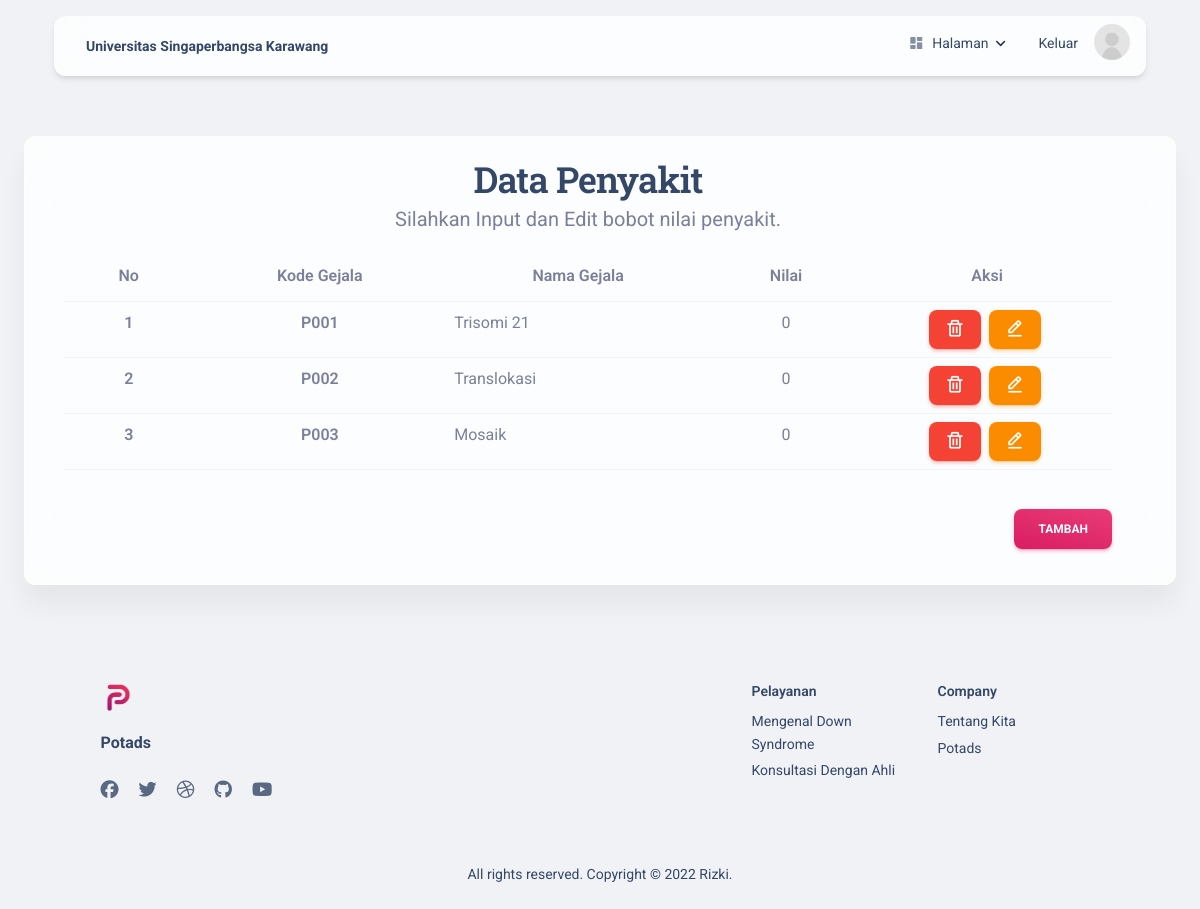
Screenshot of /pages/adminpenyakit.php (signed in) with the database file from the repository.
### tables this page shows
CREATE TABLE `penyakit` (
  `kode_penyakit` varchar(50) NOT NULL,
  `nama_penyakit` varchar(100) NOT NULL,
  `nilai` float NOT NULL
);

### pages/adminpenyakit.php (the view, shortened to what this page needs)
<!DOCTYPE html>
<html lang="en" itemscope itemtype="http://schema.org/WebPage">
<head>
  <link href="../assets/css/nucleo-icons.css" rel="stylesheet" />
  <link href="../assets/css/nucleo-svg.css" rel="stylesheet" />
  <link href='https://unpkg.com/boxicons@2.1.2/css/boxicons.min.css' rel='stylesheet'>
  <link id="pagestyle" href="../assets/css/material-kit.css?v=3.0.4" rel="stylesheet" />
</head>
<body class="index-page bg-gray-200">
  <?php
  include 'navbaradmin.php';
  ?>
  <div class="card card-body blur shadow-blur mx-3 mx-md-4 mt-n6">
    <section class="my-0 py-0">
      <div class="container">
        <div class="row">
          <div class="row justify-content-center text-center my-sm-1">
            <div class="col-lg-12">
              <h2 class="text-dark mb-0">Data Penyakit</h2>
              <p class="lead">Silahkan Input dan Edit bobot nilai penyakit. </p>
              <div class="table-responsive">
                <table class="table table-hover">
                  <thead>
                    <tr>
                      <th scope="col">No</th>
                      <th scope="col">Kode Gejala</th>
                      <th scope="col">Nama Gejala</th>
                      <th scope="col">Nilai</th>
                      <th scope="col">Aksi</th>
                    </tr>
                  </thead>
                  <tbody>
                    <?php
                    include 'koneksi.php';
                    $no = 1;
                    $query = mysqli_query($koneksi, "SELECT * FROM penyakit") or die(mysqli_error($koneksi));
                    foreach ($query as $data) {
                    ?>
                      <tr>
                        <th class="text-center" scope="row"><?php echo $no ?></th>
                        <th class="text-center" scope="row"><?php echo $data['kode_penyakit'] ?></th>
                        <td class="text-start"><?php echo $data['nama_penyakit'] ?></td>
                        <td class="text-center"><?php echo $data['nilai'] ?></td>
                        <td class="text-center">
                          <a href="phpadminpenyakithapus.php?kode_penyakit=<?php echo $data['kode_penyakit'] ?>"
                          onclick="return confirm('Anda yakin akan menghapus data ini?')">
                            <button type="button" class="btn btn-danger btn-sm w-auto me-1 mb-0 pt-2">
                              <i class='bx bx-trash' style="font-size : 1.25rem;"></i>
                            </button>
                          </a>
                          <button type="button" class="btn btn-warning btn-sm w-auto me-1 mb-0 pt-2" data-bs-toggle="modal" data-bs-target="#exampleModal2<?php echo $data['kode_penyakit'] ?>">
                            <i class='bx bx-edit-alt' style="font-size : 1.25rem;"></i>
                          </button>
                        </td>
                      </tr>
                    <?php
                      $no++;
                    }
                    ?>
                  </tbody>
                </table>
              </div>
              <button type="button" class="btn bg-gradient-primary w-auto me-auto float-end mt-4" data-bs-toggle="modal" data-bs-target="#exampleModal">Tambah</button>
            </div>
          </div>
        </div>
      </div>
    </section>
  </div>
  <footer class="footer pt-5 mt-5">
    <div class="container">
      <div class=" row">
        <div class="col-md-3 mb-4 ms-auto">
          <div>
            <a href="https://www.creative-tim.com/product/material-kit">
              <img src="../assets/img/logo.png" class="mb-3 footer-logo" alt="main_logo">
            </a>
            <h6 class="font-weight-bolder mb-4">Potads</h6>
          </div>
          <div>
            <ul class="d-flex flex-row ms-n3 nav">
              <li class="nav-item">
                <a class="nav-link pe-1" href="https://www.facebook.com/CreativeTim" target="_blank">
                  <i class="fab fa-facebook text-lg opacity-8"></i>
                </a>
              </li>
              <li class="nav-item">
                <a class="nav-link pe-1" href="https://twitter.com/creativetim" target="_blank">
                  <i class="fab fa-twitter text-lg opacity-8"></i>
                </a>
              </li>
              <li class="nav-item">
                <a class="nav-link pe-1" href="https://dribbble.com/creativetim" target="_blank">
                  <i class="fab fa-dribbble text-lg opacity-8"></i>
                </a>
              </li>
              <li class="nav-item">
                <a class="nav-link pe-1" href="https://github.com/creativetimofficial" target="_blank">
                  <i class="fab fa-github text-lg opacity-8"></i>
                </a>
              </li>
              <li class="nav-item">
                <a class="nav-link pe-1" href="https://www.youtube.com/channel/UCVyTG4sCw-rOvB9oHkzZD1w" target="_blank">
                  <i class="fab fa-youtube text-lg opacity-8"></i>
                </a>
              </li>
            </ul>
          </div>
        </div>
        <div class="col-md-2 col-sm-6 col-6 mb-4 ">
          <div>
            <h6 class="text-sm">Pelayanan </h6>
            <ul class="flex-column ms-n3 nav">
              <li class="nav-item">
                <a class="nav-link" href="../index.php#DownSyndrome">
                  Mengenal Down Syndrome
                </a>
              </li>
              <li class="nav-item">
                <a class="nav-link" href="konsultasi.php">
                  Konsultasi Dengan Ahli
                </a>
              </li>
            </ul>
          </div>
        </div>
        <div class="col-md-2 col-sm-6 col-6 mb-4 me-auto">
          <div>
            <h6 class="text-sm">Company</h6>
            <ul class="flex-column ms-n3 nav">
              <li class="nav-item">
                <a class="nav-link" href="../index.php#tentangKita">
                  Tentang Kita
                </a>
              </li>
              <li class="nav-item">
                <a class="nav-link" href="../index.php">
                  Potads
                </a>
              </li>
            </ul>
          </div>
        </div>
        <div class="col-12">
          <div class="text-center">
            <p class="text-dark my-4 text-sm font-weight-normal">
              All rights reserved. Copyright © <a href="http://keenu.epizy.com/" target="_blank"> Rizki</a>.
            </p>
          </div>
        </div>
      </div>
    </div>
  </footer>
</body>
</html>

### rows the page displays
penyakit: kode_penyakit "P001", nama_penyakit "Trisomi 21", nilai "0"
penyakit: kode_penyakit "P002", nama_penyakit "Translokasi", nilai "0"
penyakit: kode_penyakit "P003", nama_penyakit "Mosaik", nilai "0"
